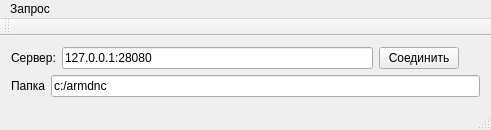
<?xml version="1.0" encoding="UTF-8"?>
<ui version="4.0">
 <class>MainWindow</class>
 <widget class="QMainWindow" name="MainWindow">
  <property name="geometry">
   <rect>
    <x>0</x>
    <y>0</y>
    <width>491</width>
    <height>124</height>
   </rect>
  </property>
  <property name="windowTitle">
   <string>MainWindow</string>
  </property>
  <widget class="QWidget" name="centralWidget">
   <layout class="QVBoxLayout" name="verticalLayout">
    <item>
     <layout class="QHBoxLayout" name="horizontalLayout">
      <item>
       <widget class="QLabel" name="label">
        <property name="text">
         <string>Сервер:</string>
        </property>
       </widget>
      </item>
      <item>
       <widget class="QLineEdit" name="lineEdit">
        <property name="text">
         <string>127.0.0.1:28080</string>
        </property>
       </widget>
      </item>
      <item>
       <widget class="QPushButton" name="pushButton">
        <property name="text">
         <string>Соединить</string>
        </property>
       </widget>
      </item>
      <item>
       <widget class="QLed" name="labelStatus">
        <property name="sizePolicy">
         <sizepolicy hsizetype="Fixed" vsizetype="Fixed">
          <horstretch>0</horstretch>
          <verstretch>0</verstretch>
         </sizepolicy>
        </property>
        <property name="minimumSize">
         <size>
          <width>15</width>
          <height>15</height>
         </size>
        </property>
        <property name="text">
         <string/>
        </property>
        <property name="pixmap">
         <pixmap>:/status/images/icon_grn.ico</pixmap>
        </property>
       </widget>
      </item>
     </layout>
    </item>
    <item>
     <layout class="QHBoxLayout" name="horizontalLayout_2">
      <item>
       <widget class="QLabel" name="label_2">
        <property name="text">
         <string>Папка</string>
        </property>
       </widget>
      </item>
      <item>
       <widget class="QLineEdit" name="lineEditFolder">
        <property name="text">
         <string>c:/armdnc</string>
        </property>
       </widget>
      </item>
     </layout>
    </item>
   </layout>
  </widget>
  <widget class="QMenuBar" name="menuBar">
   <property name="geometry">
    <rect>
     <x>0</x>
     <y>0</y>
     <width>491</width>
     <height>21</height>
    </rect>
   </property>
   <widget class="QMenu" name="menu">
    <property name="title">
     <string>Запрос</string>
    </property>
    <addaction name="actionAbout"/>
    <addaction name="actionDirs"/>
    <addaction name="actionFiles"/>
    <addaction name="actionFileUnfo"/>
    <addaction name="actionRead"/>
    <addaction name="actionTempCopy"/>
   </widget>
   <addaction name="menu"/>
  </widget>
  <widget class="QToolBar" name="mainToolBar">
   <attribute name="toolBarArea">
    <enum>TopToolBarArea</enum>
   </attribute>
   <attribute name="toolBarBreak">
    <bool>false</bool>
   </attribute>
  </widget>
  <widget class="QStatusBar" name="statusBar"/>
  <action name="actionAbout">
   <property name="enabled">
    <bool>false</bool>
   </property>
   <property name="text">
    <string>О сервере</string>
   </property>
  </action>
  <action name="actionDirs">
   <property name="enabled">
    <bool>false</bool>
   </property>
   <property name="text">
    <string>Список папок</string>
   </property>
  </action>
  <action name="actionFiles">
   <property name="enabled">
    <bool>false</bool>
   </property>
   <property name="text">
    <string>Список файлов</string>
   </property>
  </action>
  <action name="actionFileUnfo">
   <property name="enabled">
    <bool>false</bool>
   </property>
   <property name="text">
    <string>О файле</string>
   </property>
  </action>
  <action name="actionRead">
   <property name="enabled">
    <bool>false</bool>
   </property>
   <property name="text">
    <string>Чтение файла</string>
   </property>
  </action>
  <action name="actionTempCopy">
   <property name="enabled">
    <bool>false</bool>
   </property>
   <property name="text">
    <string>Временная копия</string>
   </property>
  </action>
 </widget>
 <layoutdefault spacing="6" margin="11"/>
 <customwidgets>
  <customwidget>
   <class>QLed</class>
   <extends>QLabel</extends>
   <header>qled.h</header>
  </customwidget>
 </customwidgets>
 <resources/>
 <connections/>
</ui>
